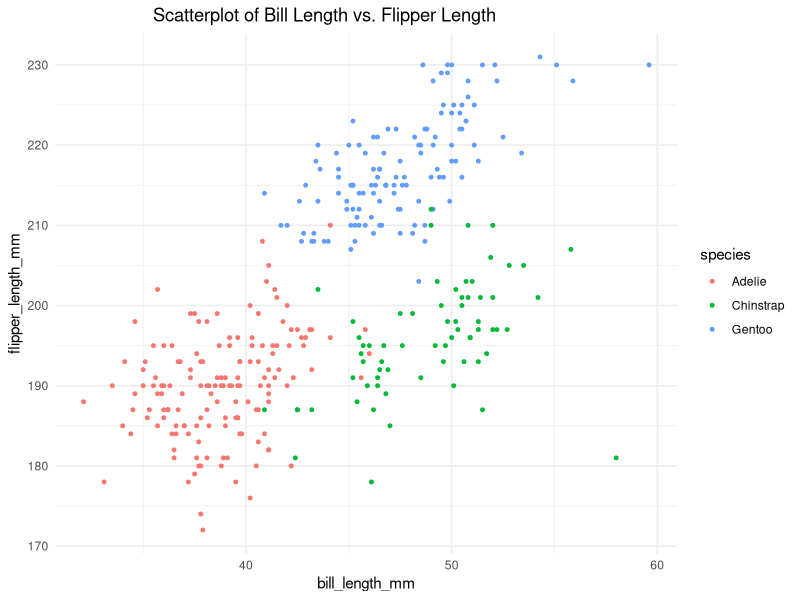

Write the R code that produced this figure.
## ---- chunk 1
# Load Prerequisite Packages
  library("ggplot2")
  library("tidyverse")
## ---- chunk 2
  data("penguins", package = "palmerpenguins")
## ---- chunk 3
  ?penguins
## ---- chunk 4
        nrow(penguins)
        ncol(penguins)
## ---- chunk 5
        mean(penguins$flipper_length_mm, na.rm=TRUE)
## ---- chunk 6
ggplot(penguins, aes(x = bill_length_mm, y = flipper_length_mm)) + geom_point(aes(color = species), na.rm=TRUE, size=1) + theme_minimal() + ggtitle("Scatterplot of Bill Length vs. Flipper Length") + theme(plot.title = element_text(hjust = 0.35))
## ---- chunk 7
  set.seed(2048)      # Select a pseudo random seed for replication purposes
  DF <- data.frame(
          random_sample = rnorm(10),
          char_vector   = letters[1:10],
          factor_vector = factor(sample(c("LEVEL1", "LEVEL2", "LEVEL3"), size = 10, replace = TRUE))  # To randomly select from the 3 levels
  )
  DF$logical_vector <- DF$random_sample>0
## ---- chunk 8
  mean(DF[["random_sample"]])   # Mean() works for numeric data column
  mean(DF[["logical_vector"]])  # Mean() works for logical data column, treating TRUE as 1 and FALSE as 0
  mean(DF[["char_vector"]])     # Mean() does NOT work for character data types, returning NA
  mean(DF[["factor_vector"]])   # Mean() does NOT work for factor data column, returning NA
## ---- chunk 9
  conv_num_vector = as.numeric(DF$logical_vector)  # conversion successful: treating TRUE as 1 and FALSE as 0
  conv_num_char   = as.numeric(DF$char_vector)     # warning appears, then returns NA throughout
  conv_num_factor = as.numeric(DF$factor_vector)   # conversion successful: treating the LEVEL CODE of the factor as 1, 2, 3 for the three levels specified
